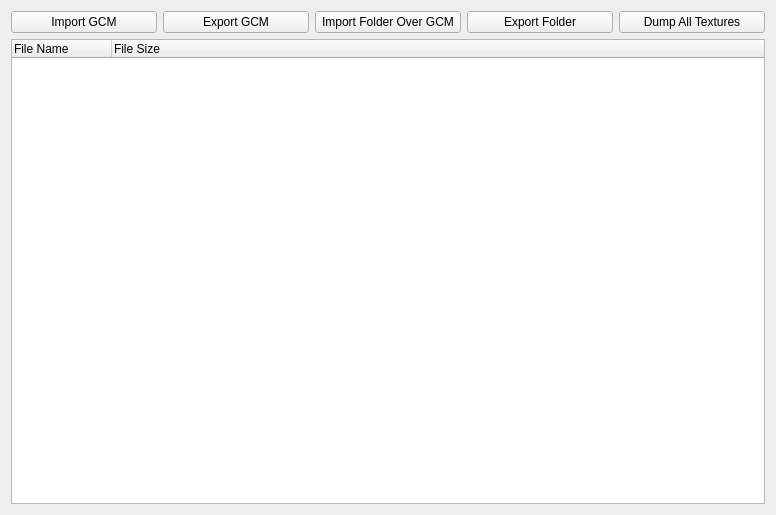
<?xml version="1.0" encoding="UTF-8"?>
<ui version="4.0">
 <class>GCMTab</class>
 <widget class="QWidget" name="GCMTab">
  <property name="geometry">
   <rect>
    <x>0</x>
    <y>0</y>
    <width>776</width>
    <height>515</height>
   </rect>
  </property>
  <property name="windowTitle">
   <string>Form</string>
  </property>
  <layout class="QVBoxLayout" name="verticalLayout">
   <item>
    <layout class="QHBoxLayout" name="horizontalLayout_3">
     <item>
      <widget class="QPushButton" name="import_gcm">
       <property name="text">
        <string>Import GCM</string>
       </property>
      </widget>
     </item>
     <item>
      <widget class="QPushButton" name="export_gcm">
       <property name="text">
        <string>Export GCM</string>
       </property>
      </widget>
     </item>
     <item>
      <widget class="QPushButton" name="import_folder_over_gcm">
       <property name="text">
        <string>Import Folder Over GCM</string>
       </property>
      </widget>
     </item>
     <item>
      <widget class="QPushButton" name="export_gcm_folder">
       <property name="text">
        <string>Export Folder</string>
       </property>
      </widget>
     </item>
     <item>
      <widget class="QPushButton" name="dump_all_gcm_textures">
       <property name="text">
        <string>Dump All Textures</string>
       </property>
      </widget>
     </item>
    </layout>
   </item>
   <item>
    <widget class="QTreeWidget" name="gcm_files_tree">
     <column>
      <property name="text">
       <string>File Name</string>
      </property>
     </column>
     <column>
      <property name="text">
       <string>File Size</string>
      </property>
     </column>
    </widget>
   </item>
  </layout>
  <action name="actionReplaceGCMFile">
   <property name="text">
    <string>Replace File</string>
   </property>
  </action>
  <action name="actionExtractGCMFile">
   <property name="text">
    <string>Extract File</string>
   </property>
  </action>
  <action name="actionAddGCMFile">
   <property name="text">
    <string>Add File</string>
   </property>
  </action>
  <action name="actionDeleteGCMFile">
   <property name="text">
    <string>Delete File</string>
   </property>
  </action>
  <action name="actionOpenGCMImage">
   <property name="text">
    <string>Open Image</string>
   </property>
  </action>
  <action name="actionReplaceGCMImage">
   <property name="text">
    <string>Replace Image</string>
   </property>
  </action>
  <action name="actionReplaceGCMDOL">
   <property name="text">
    <string>Replace DOL</string>
   </property>
  </action>
  <action name="actionOpenGCMDOL">
   <property name="text">
    <string>Open DOL</string>
   </property>
  </action>
  <action name="actionReplaceGCMJPC">
   <property name="text">
    <string>Replace JPC</string>
   </property>
  </action>
  <action name="actionOpenGCMJPC">
   <property name="text">
    <string>Open JPC</string>
   </property>
  </action>
  <action name="actionReplaceGCMRARC">
   <property name="text">
    <string>Replace RARC</string>
   </property>
  </action>
  <action name="actionOpenGCMRARC">
   <property name="text">
    <string>Open RARC</string>
   </property>
  </action>
 </widget>
 <resources/>
 <connections/>
</ui>
